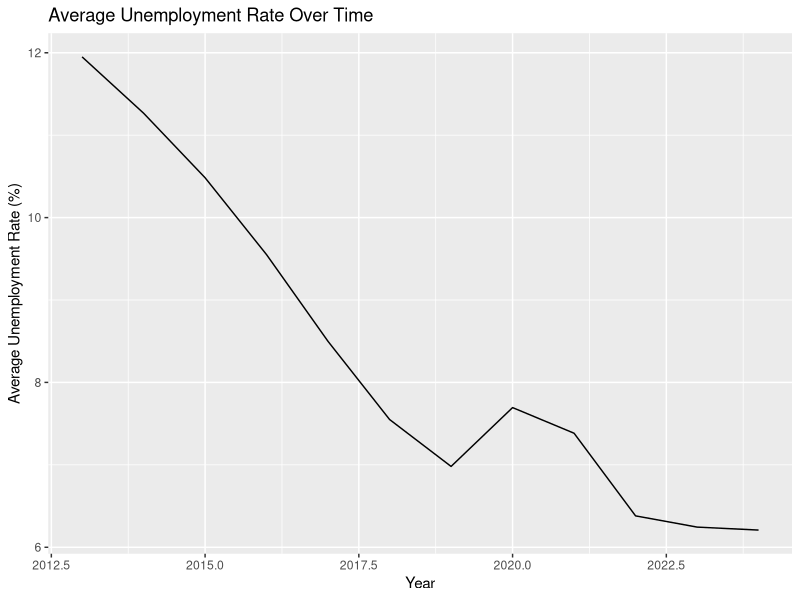
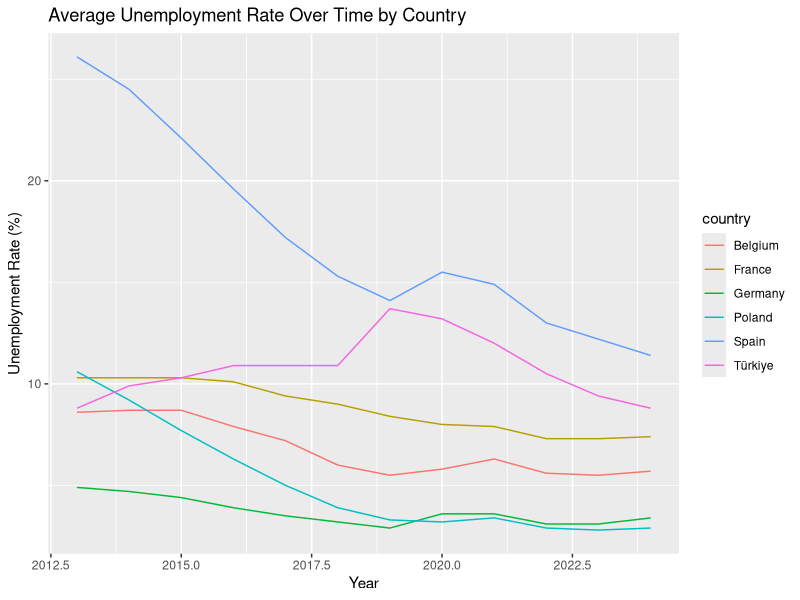
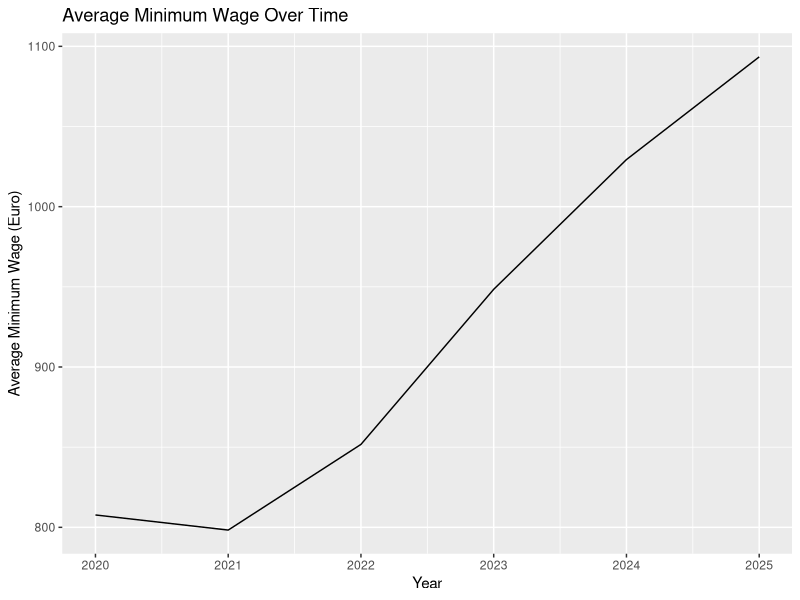
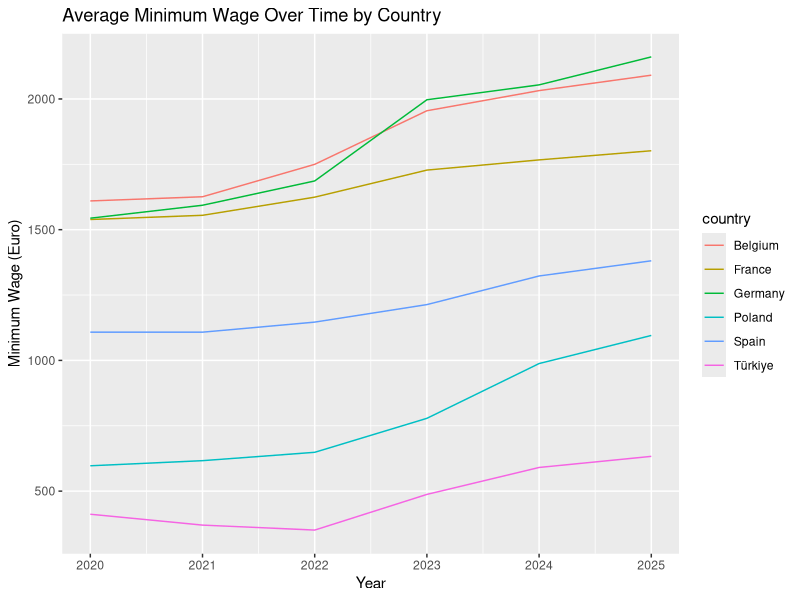
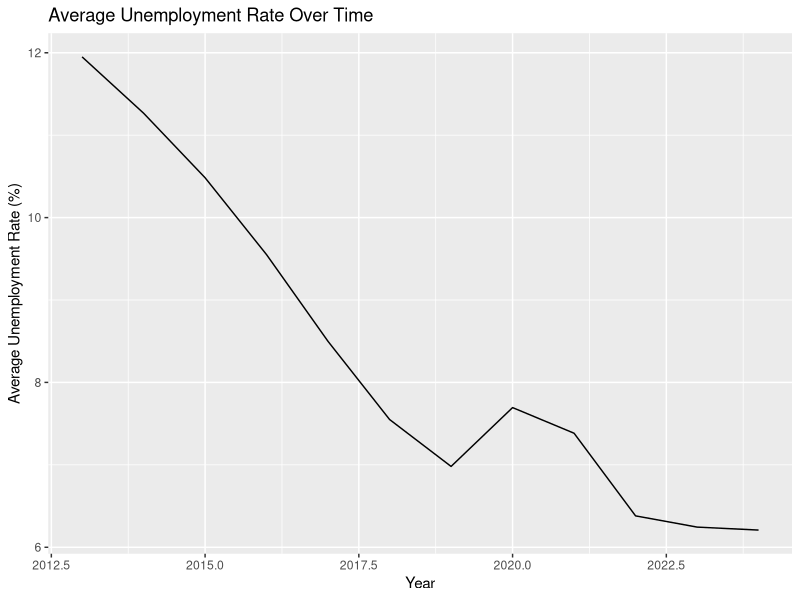
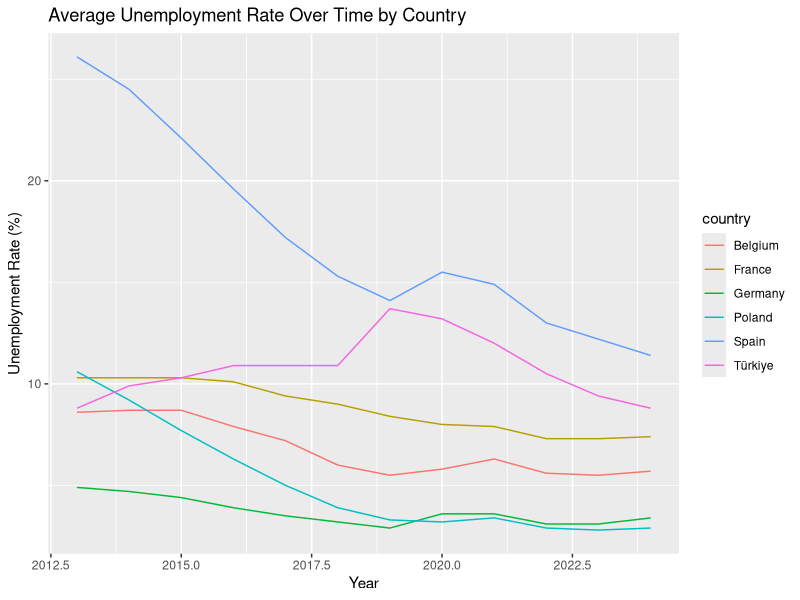
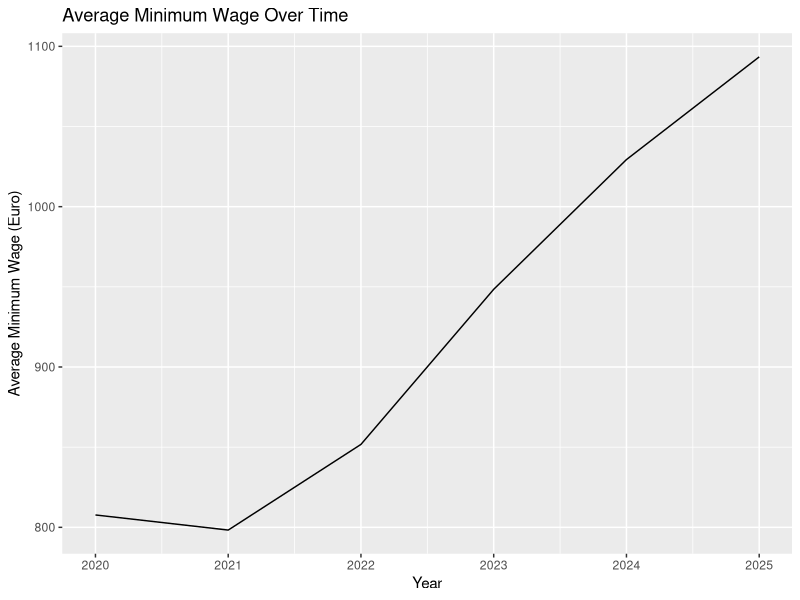
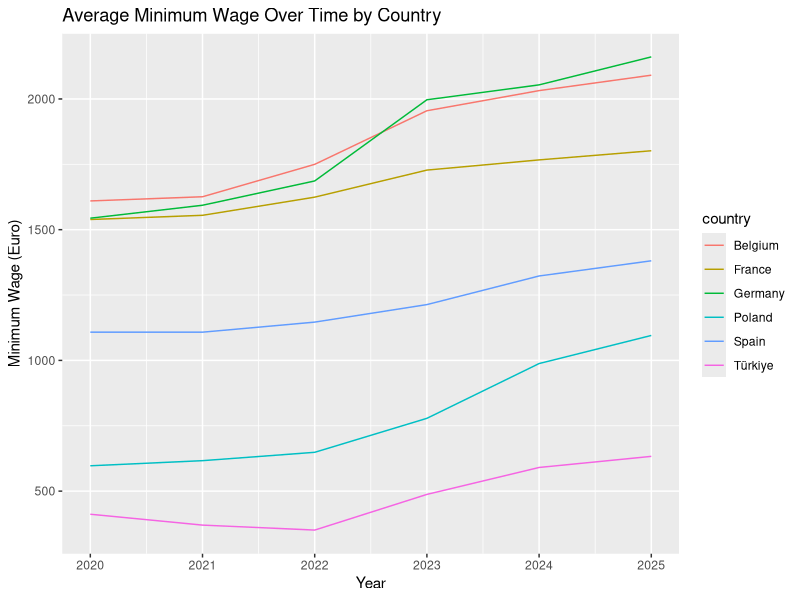

Recreate these plots in R, in order.

# In the following I will compute descriptive analysis in order to properly understand variation across countries and time before conducting the regression analysis.
# It also serves as a check to make sure that the data has been cleaned properly and there are no obvious errors.

library(tidyverse)
library(readr)

panel <- read_csv("../data/processed/panel_final.csv")


# Summary Statistics ------------------------------------------------------

glimpse(panel)
summary(panel)

# The summary statistics show that there are considerable variations across countries and over time, particularly for minimum wage levels and unemployment rates.

# Notably, the number of missing observations differs substantially across variables. This is mainly due to differences in data availability across countries and years in the original sources.
# In particular, statutory minimum wage data are only reported for countries with a legally defined minimum wage, leading to a large number of missing values for this variable.


# Unemployment Rate Trends ------------------------------------------------

panel %>% 
  group_by(year) %>% 
  summarise(unempl_rate_trend = mean(unemployment_rate, na.rm = TRUE))

ggplot(panel, aes(x = year, y = unemployment_rate)) +
  geom_line(stat = "summary", fun = "mean") +
  labs(title = "Average Unemployment Rate Over Time",
       x = "Year",
       y = "Average Unemployment Rate (%)")
ggsave("../figures/avg_unempl_rate_trend.png")

# The figure shows the average unemployment rate across countries over time.
# Unemployment declines steadily from 12% in 2013 to below 7% in 2019.
# In 2020, unemployment temporarily increases, consistent with the economic disruption caused by the COVID-19 pandemic.
# From 2021 onwards, unemployment resumes its downward trend, reaching historically low levels by 2023-2024.

ggplot(panel %>% filter(country %in% c("Germany", "France", "Spain", "Belgium", "Türkiye", "Poland")), 
       aes(x = year, y = unemployment_rate, color = country)) +
  geom_line(stat = "summary", fun = "mean") +
  labs(title = "Average Unemployment Rate Over Time by Country",
       x = "Year",
       y = "Unemployment Rate (%)")
ggsave("../figures/unempl_rate_trends_by_country.png")

# The figure highlights substential heterogeneity in unemployment dynamics across countries.
# While some countries, such as Germany, display persistently low unemployment rates, others, such as Spain and Türkiye, exhibit higher levels and greater volatility.
# These differences motivate the use of panel data techniques that control for time-invariant country characteristics.


# Minimum Wage Trends -----------------------------------------------------

panel %>% 
  group_by(year) %>% 
  summarise(min_wage_trend = mean(minimum_wage_euro, na.rm = TRUE))

ggplot(panel, aes(x = year, y = minimum_wage_euro)) +
  geom_line(stat = "summary", fun = "mean") +
  labs(title = "Average Minimum Wage Over Time",
       x = "Year",
       y = "Average Minimum Wage (Euro)")
ggsave("../figures/avg_min_wage_trend.png")

ggplot(panel %>% filter(country %in% c("Germany", "France", "Spain", "Belgium", "Türkiye", "Poland")), 
       aes(x = year, y = minimum_wage_euro, color = country)) +
  geom_line(stat = "summary", fun = "mean") +
  labs(title = "Average Minimum Wage Over Time by Country",
       x = "Year",
       y = "Minimum Wage (Euro)")
ggsave("../figures/min_wage_trends_by_country.png")

# Both figure shows that from 2021 onwards, average minimum wage levels generally increased, coinciding with a period of elevated inflation and active minimum wage adjustments in many countries.

# Consequently, while unemployment rates decline steadily over the sample period, minimum wage levels rise markedly.
# This combination of falling unemployment and increasing minimum wages motivates the subsequent regression analysis examining the relationship between minimum wage policies and labor market outcomes.
